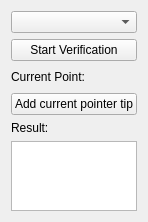
             <widget class="QWidget" name="page_2">
              <property name="geometry">
               <rect>
                <x>0</x>
                <y>0</y>
                <width>102</width>
                <height>171</height>
               </rect>
              </property>
              <attribute name="label">
               <string>Quick Verification</string>
              </attribute>
              <layout class="QVBoxLayout" name="verticalLayout_7">
               <item>
                <widget class="QmitkDataStorageComboBox" name="m_ReferencePointsComboBox"/>
               </item>
               <item>
                <widget class="QPushButton" name="m_StartVerification">
                 <property name="text">
                  <string>Start Verification</string>
                 </property>
                </widget>
               </item>
               <item>
                <layout class="QHBoxLayout" name="horizontalLayout_2">
                 <item>
                  <widget class="QLabel" name="label_18">
                   <property name="text">
                    <string>Current Point:</string>
                   </property>
                  </widget>
                 </item>
                 <item>
                  <spacer name="horizontalSpacer_2">
                   <property name="orientation">
                    <enum>Qt::Horizontal</enum>
                   </property>
                   <property name="sizeHint" stdset="0">
                    <size>
                     <width>40</width>
                     <height>20</height>
                    </size>
                   </property>
                  </spacer>
                 </item>
                 <item>
                  <widget class="QLabel" name="m_CurrentPointLabel">
                   <property name="text">
                    <string>&lt;none&gt;</string>
                   </property>
                  </widget>
                 </item>
                </layout>
               </item>
               <item>
                <widget class="QPushButton" name="m_AddCurrentPointerTipForVerification">
                 <property name="text">
                  <string>Add current pointer tip</string>
                 </property>
                </widget>
               </item>
               <item>
                <widget class="QLabel" name="label_20">
                 <property name="text">
                  <string>Result:</string>
                 </property>
                </widget>
               </item>
               <item>
                <widget class="QTextEdit" name="m_ResultsTextEdit"/>
               </item>
              </layout>
             </widget>
